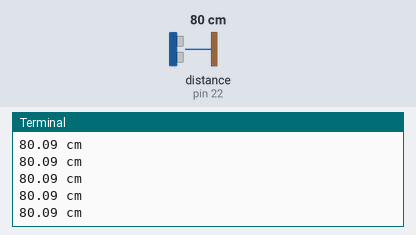
The program below on a simulated Raspberry Pi (header pin numbers). On the bench: the last lines printed to the terminal. The inputs (shaded band) are chosen by the test bench; at power-on: distance to the obstacle (sensor on pin 22) 80 cm. The echo pulse lasts 58.3 µs per cm; the clock reads 2024-03-15 10:24:30 at power-on unless the program sets it.

Above: at 3.2 s.
3.3 s: distance to the obstacle (sensor on pin 22) set to 2 cm
At 3.37 s:
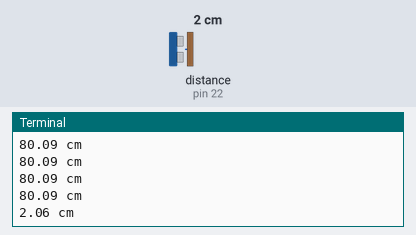
4.8 s: distance to the obstacle (sensor on pin 22) set to 4 cm
At 4.88 s:
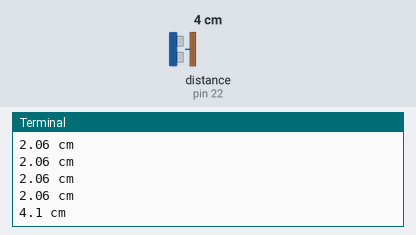
Timing chart, 0 to 7.8 s (numbered marks = the images above; inputs shaded):
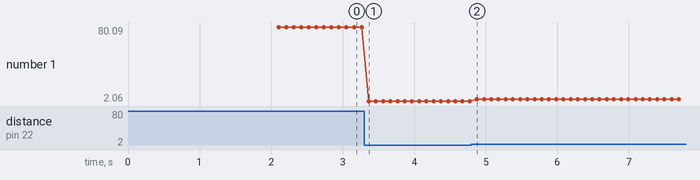

The program:

ultrasonicsensor.py
```python
import RPi.GPIO as GPIO
import time

GPIO.setmode(GPIO.BOARD)

TRIG = 18
ECHO = 22

print "Distance Measurement In Progress"

GPIO.setup(TRIG, GPIO.OUT)
GPIO.setup(ECHO, GPIO.IN)

GPIO.output(TRIG, False)
print "Waiting For Sensor To Settle"
time.sleep(2)

def ReadSensorReading():
    GPIO.output(TRIG, False)  # Set TRIG as LOWd
    time.sleep(0.1)  # Delay

    GPIO.output(TRIG, True)
    time.sleep(0.00001)
    GPIO.output(TRIG, False)

    while GPIO.input(ECHO) == 0:
        pulse_start = time.time()

    while GPIO.input(ECHO) == 1:
        pulse_end = time.time()

    pulse_duration = pulse_end - pulse_start
    distance = pulse_duration * 17150
    distance = round(distance, 2)
    return  distance

try:
    while (True):
        distanceincm = ReadSensorReading()
        print str(distanceincm) + " cm"

finally:
    print("Cleaning Up!")
    GPIO.cleanup()
```

Measured:
- after the input at 3.3 s, the terminal: prints a new line after 0.07 s (image 1)
- after the input at 4.8 s, the terminal: prints a new line after 0.08 s (image 2)
- plotted number 1: 80.09 → 2.06 after the input at 3.3 s, 2.06 → 4.1 after the input at 4.8 s
